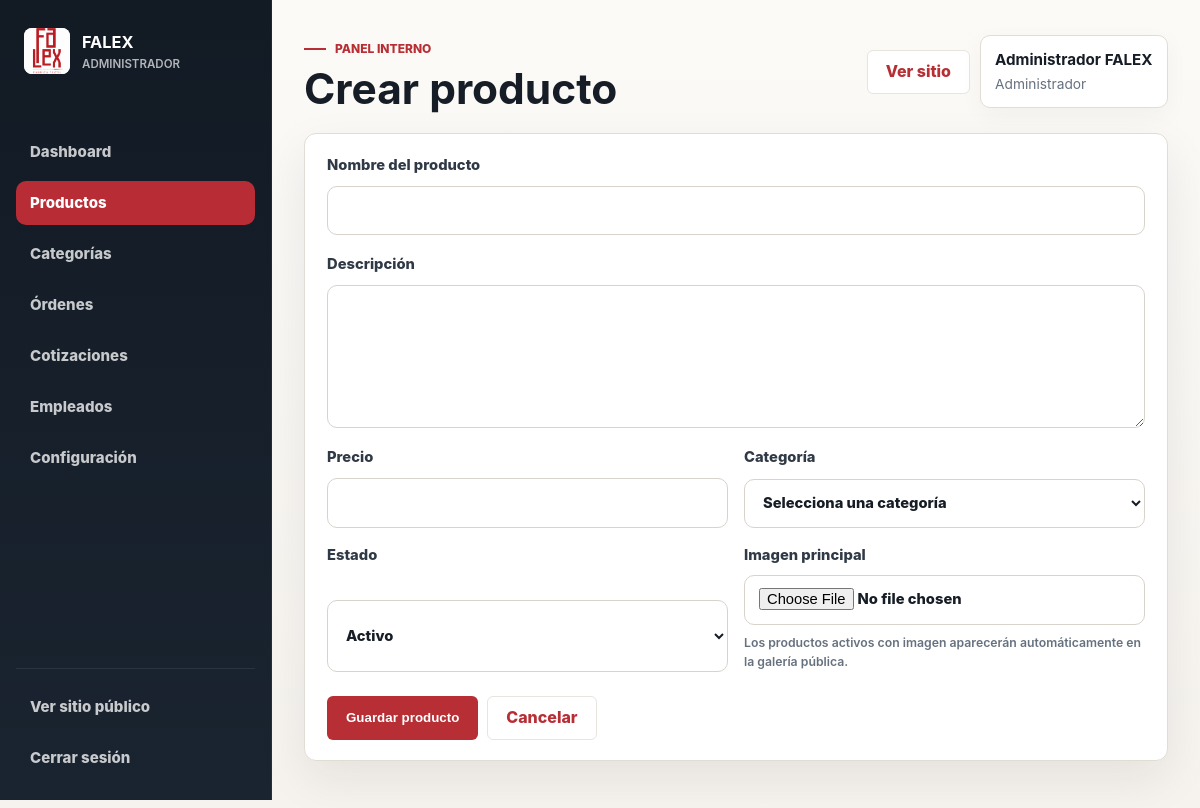
The app's page /admin/product_form.php (signed in) with its own data.
### tables this page shows
CREATE TABLE IF NOT EXISTS usuarios (
  id INT AUTO_INCREMENT PRIMARY KEY,
  nombre VARCHAR(120) NOT NULL,
  correo VARCHAR(160) NOT NULL,
  usuario VARCHAR(80) NOT NULL UNIQUE,
  password_hash VARCHAR(255) NOT NULL,
  rol ENUM('administrador', 'empleado') NOT NULL DEFAULT 'empleado',
  estado ENUM('activo', 'inactivo') NOT NULL DEFAULT 'activo',
  fecha_creacion TIMESTAMP NOT NULL DEFAULT CURRENT_TIMESTAMP
);

### includes/helpers.php (called while the page is built, shortened)
<?php
function e(?string $value): string
{
    return htmlspecialchars((string) $value, ENT_QUOTES, 'UTF-8');
}
function url(string $path = ''): string
{
    $base = rtrim(dirname($_SERVER['SCRIPT_NAME']), '/\\');
    if (str_contains($base, '/admin')) {
        $base = dirname($base);
    }
    return ($base === '/' ? '' : $base) . '/' . ltrim($path, '/');
}

### config/database.php (called while the page is built, shortened)
<?php
function db(): PDO
{
    static $pdo = null;
    if ($pdo instanceof PDO) {
        return $pdo;
    }
    $dsn = 'mysql:host=' . DB_HOST . ';port=' . DB_PORT . ';dbname=' . DB_NAME . ';charset=' . DB_CHARSET;
    $pdo = new PDO($dsn, DB_USER, DB_PASS, [
        PDO::ATTR_ERRMODE => PDO::ERRMODE_EXCEPTION,
        PDO::ATTR_DEFAULT_FETCH_MODE => PDO::FETCH_ASSOC,
        PDO::ATTR_EMULATE_PREPARES => false,
        PDO::ATTR_TIMEOUT => 3,
    ]);
    return $pdo;
}

### includes/auth.php (called while the page is built, shortened)
<?php
require_once __DIR__ . '/../config/database.php';
require_once __DIR__ . '/helpers.php';
function current_user(): ?array
{
    static $user = null;
    if ($user !== null) {
        return $user;
    }
    try {
        $stmt = db()->prepare('SELECT id, nombre, correo, usuario, rol, estado FROM usuarios WHERE id = ? LIMIT 1');
        $stmt->execute([$_SESSION['user_id']]);
        $user = $stmt->fetch() ?: null;
    } catch (PDOException) {
        return null;
    }
    return $user;
}
function require_login(): void
{
    if (!current_user()) {
        redirect('login.php');
    }
}

### admin/product_form.php (the view, shortened to what this page needs)
<?php
require_once __DIR__ . '/../includes/admin_layout.php';
$id = (int) ($_GET['id'] ?? 0);
$product = [
    'nombre' => '',
    'descripcion' => '',
    'precio' => '',
    'categoria_id' => '',
    'imagen' => null,
    'estado' => 'activo',
];
admin_header($id > 0 ? 'Editar producto' : 'Crear producto');
?>
<section class="admin-panel narrow-panel">
  <form class="admin-form" method="post" enctype="multipart/form-data">
    <label>Nombre del producto<input type="text" name="nombre" value="<?= e($product['nombre']) ?>" required></label>
    <label>Descripción<textarea name="descripcion" rows="5" required><?= e($product['descripcion']) ?></textarea></label>
    <div class="form-grid">
      <label>Precio<input type="number" name="precio" min="0" step="0.01" value="<?= e((string) $product['precio']) ?>" required></label>
      <label>Categoría
        <select name="categoria_id" required>
          <option value="">Selecciona una categoría</option>
        </select>
      </label>
      <label>Estado
        <select name="estado">
          <option value="activo" <?= $product['estado'] === 'activo' ? 'selected' : '' ?>>Activo</option>
        </select>
      </label>
      <label>Imagen principal<input type="file" name="imagen" accept="image/jpeg,image/png,image/webp"><small>Los productos activos con imagen aparecerán automáticamente en la galería pública.</small></label>
    </div>
    <div class="form-actions">
      <button class="btn btn-primary" type="submit">Guardar producto</button>
      <a class="btn btn-secondary" href="<?= e(url('admin/products.php')) ?>">Cancelar</a>
    </div>
  </form>
</section>
<?php admin_footer(); ?>

### includes/admin_layout.php (shortened to what this page needs)
<?php
require_once __DIR__ . '/auth.php';
function admin_header(string $title): void
{
    require_login();
    $user = current_user();
    $current = basename($_SERVER['SCRIPT_NAME']);
    $menu = [
        ['Dashboard', 'index.php', ['index.php']],
        ['Productos', 'products.php', ['products.php', 'product_form.php']],
        ['Categorías', 'categories.php', ['categories.php']],
        ['Órdenes', 'orders.php', ['orders.php']],
    ];
    if (is_admin()) {
        $menu[] = ['Cotizaciones', 'quotes.php', ['quotes.php']];
        $menu[] = ['Empleados', 'employees.php', ['employees.php']];
        $menu[] = ['Configuración', 'settings.php', ['settings.php']];
    }
    ?>
<!DOCTYPE html>
<html lang="es">
<head>
  <link rel="stylesheet" href="<?= e(url('css/styles.css?v=' . filemtime(__DIR__ . '/../css/styles.css'))) ?>">
  <link rel="stylesheet" href="<?= e(url('css/admin.css?v=' . filemtime(__DIR__ . '/../css/admin.css'))) ?>">
</head>
<body class="admin-body">
  <aside class="admin-sidebar">
    <a class="brand admin-brand" href="<?= e(url('admin/index.php')) ?>">
      <img src="<?= e(url('assets/LOGO.png')) ?>" alt="FALEX" width="62" height="62">
      <span><strong>FALEX</strong><small><?= e($user['rol']) ?></small></span>
    </a>
    <nav class="admin-menu" aria-label="Panel administrativo">
      <?php foreach ($menu as [$label, $href, $matches]): ?>
        <a class="<?= in_array($current, $matches, true) ? 'active' : '' ?>" href="<?= e(url('admin/' . $href)) ?>"><?= e($label) ?></a>
      <?php endforeach; ?>
    </nav>
    <div class="admin-sidebar-footer">
      <a href="<?= e(url('index.php')) ?>" target="_blank" rel="noopener">Ver sitio público</a>
      <a href="<?= e(url('logout.php')) ?>">Cerrar sesión</a>
    </div>
  </aside>
  <main class="admin-main">
    <header class="admin-topbar">
      <div>
        <p class="eyebrow">Panel interno</p>
        <h1><?= e($title) ?></h1>
      </div>
      <div class="admin-topbar-actions">
        <a class="btn btn-secondary" href="<?= e(url('index.php')) ?>" target="_blank" rel="noopener">Ver sitio</a>
        <div class="admin-user">
          <strong><?= e($user['nombre']) ?></strong>
          <span><?= e($user['rol']) ?></span>
        </div>
      </div>
    </header>
    <?php
}
function admin_footer(): void
{
    ?>
  </main>
</body>
</html>
    <?php
}

### css/admin.css (style rules this page uses)
:root { --admin-bg: #f6f3ee; --admin-panel: #ffffff; --admin-ink: #171d26; --admin-muted: #66717f; --admin-line: #e2ddd4; --admin-soft: #faf8f4; --admin-brand: #b82d35; --admin-brand-dark: #8f2027; --admin-sidebar: #121a24; --admin-sidebar-soft: #1a2430; --admin-shadow: 0 18px 48px rgba(23, 29, 38, 0.08); }
body.admin-body { min-height: 100vh; display: grid; grid-template-columns: 272px minmax(0, 1fr); color: var(--admin-ink); background: linear-gradient(180deg, #fbfaf7 0%, var(--admin-bg) 100%), linear-gradient(90deg, rgba(23, 29, 38, 0.025) 1px, transparent 1px); background-size: auto, 48px 48px; }
body.admin-body::before { content: none; }
.admin-sidebar { position: sticky; top: 0; height: 100vh; display: flex; flex-direction: column; gap: 18px; padding: 20px 16px; overflow-y: auto; background: linear-gradient(180deg, var(--admin-sidebar), var(--admin-sidebar-soft)); }
.admin-brand { gap: 12px; min-width: 0; padding: 8px; }
.admin-brand img { width: 46px; height: 46px; border: 0; border-radius: 8px; box-shadow: none; }
.admin-brand strong { color: #fff; font-size: 1.02rem; }
.admin-brand small { max-width: 150px; overflow: hidden; color: rgba(255, 255, 255, 0.68); font-size: 0.72rem; text-overflow: ellipsis; white-space: nowrap; }
.admin-menu, .admin-sidebar-footer { display: grid; gap: 7px; }
.admin-menu { margin-top: 4px; }
.admin-sidebar-footer { margin-top: auto; padding-top: 16px; border-top: 1px solid rgba(255, 255, 255, 0.08); }
.admin-menu a, .admin-sidebar-footer a { min-height: 44px; display: flex; align-items: center; padding: 10px 14px; border-radius: 10px; color: rgba(255, 255, 255, 0.76); font-size: 0.94rem; font-weight: 800; }
.admin-menu a.active { color: #fff; background: var(--admin-brand); }
.admin-main { width: min(100%, 1280px); padding: 30px 32px 56px; }
.admin-topbar { display: flex; align-items: flex-start; justify-content: space-between; gap: 20px; margin-bottom: 22px; }
.admin-topbar .eyebrow { margin-bottom: 8px; }
.admin-topbar h1 { margin: 0; font-size: clamp(2.15rem, 3vw, 3.2rem); line-height: 1.02; }
.admin-topbar-actions { display: flex; align-items: center; gap: 10px; flex-shrink: 0; }
.admin-user { min-width: 188px; padding: 12px 14px; border: 1px solid var(--admin-line); border-radius: 10px; background: #fff; box-shadow: 0 8px 24px rgba(23, 29, 38, 0.04); }
.admin-user strong, .admin-user span { display: block; }
.admin-user span { color: var(--admin-muted); font-size: 0.86rem; }
.dashboard-summary, .admin-panel, .admin-stats article { border: 1px solid var(--admin-line); border-radius: 12px; background: var(--admin-panel); box-shadow: var(--admin-shadow); }
.quick-actions, .form-actions, .actions { display: flex; flex-wrap: wrap; gap: 9px; }
.admin-panel { padding: 22px; }
.narrow-panel { max-width: 920px; }
.admin-form { display: grid; gap: 18px; }
.admin-form label { display: grid; gap: 8px; color: #303a46; font-size: 0.92rem; font-weight: 850; }
.admin-form input, .admin-form select, .admin-form textarea { width: 100%; min-height: 48px; padding: 12px 14px; border: 1px solid #d8d3cb; border-radius: 10px; color: var(--admin-ink); font: inherit; background: #fff; }
.admin-form textarea { resize: vertical; }
.admin-form label small { color: var(--admin-muted); font-weight: 600; }
.form-grid { display: grid; grid-template-columns: repeat(2, minmax(0, 1fr)); gap: 16px; }

### records on screen
usuarios: rol "ADMINISTRADOR", nombre "Administrador FALEX", rol "Administrador"

### other values on screen
$label "Dashboard"
$label "Productos"
$label "Categorías"
$label "Órdenes"
$label "Cotizaciones"
$label "Empleados"
$label "Configuración"
$title "Crear producto"
